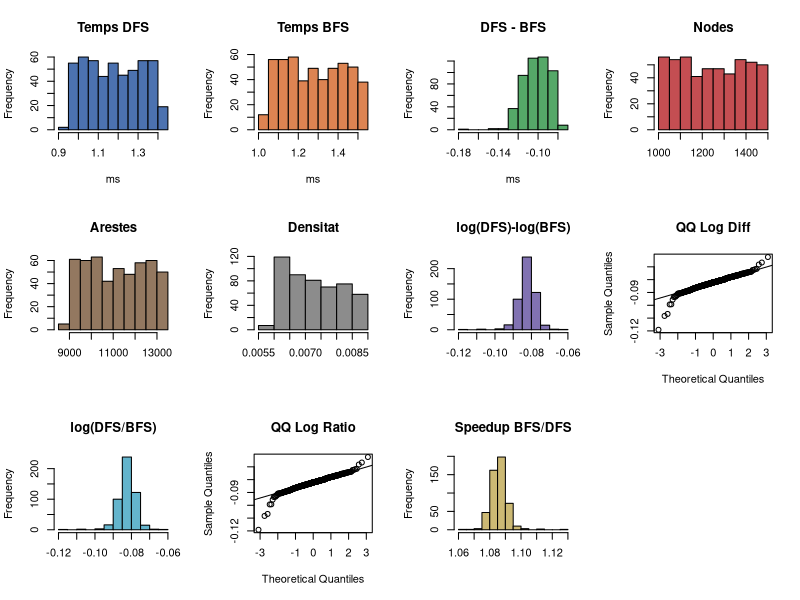
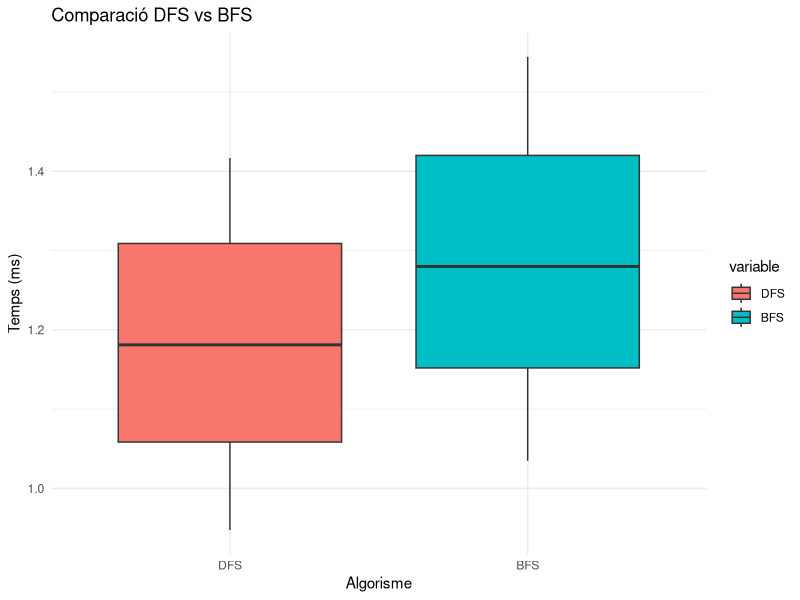

Write R code to recreate these figures, in order.
# MIT License
#
# Copyright (c) 2026 ケイト
#
# Permission is hereby granted, free of charge, to any person obtaining a copy
# of this software and associated documentation files (the "Software"), to deal
# in the Software without restriction, including without limitation the rights
# to use, copy, modify, merge, publish, distribute, sublicense, and/or sell
# copies of the Software, and to permit persons to do so, subject to the
# following conditions:
#
# The above copyright notice and this permission notice shall be included in all
# copies or substantial portions of the Software.
#
# THE SOFTWARE IS PROVIDED "AS IS", WITHOUT WARRANTY OF ANY KIND, EXPRESS OR
# IMPLIED, INCLUDING BUT NOT LIMITED TO THE WARRANTIES OF MERCHANTABILITY,
# FITNESS FOR A PARTICULAR PURPOSE AND NONINFRINGEMENT. IN NO EVENT SHALL THE
# AUTHORS OR COPYRIGHT HOLDERS BE LIABLE FOR ANY CLAIM, DAMAGES OR OTHER
# LIABILITY, WHETHER IN AN ACTION OF CONTRACT, TORT OR OTHERWISE, ARISING FROM,
# OUT OF OR IN CONNECTION WITH THE SOFTWARE OR THE USE OR OTHER DEALINGS IN THE
# SOFTWARE.

###############################################################
# 0. Càrrega segura de llibreries necessàries
# (només s’instal·len si no estan disponibles)
###############################################################
if (!requireNamespace("ggplot2", quietly = TRUE)) {
  install.packages("ggplot2")
}

if (!requireNamespace("reshape2", quietly = TRUE)) {
  install.packages("reshape2")
}

library(ggplot2)
library(reshape2)

# =========================================================
# Llegir dades dels benchmarks
# =========================================================

data_0 <- read.csv(
  "report_0.csv",
  check.names = FALSE,
  stringsAsFactors = FALSE
)

data_1 <- read.csv(
  "report_1.csv",
  check.names = FALSE,
  stringsAsFactors = FALSE
)

data_2 <- read.csv(
  "report_2.csv",
  check.names = FALSE,
  stringsAsFactors = FALSE
)

data_3 <- read.csv(
  "report_3.csv",
  check.names = FALSE,
  stringsAsFactors = FALSE
)

data_4 <- read.csv(
  "report_4.csv",
  check.names = FALSE,
  stringsAsFactors = FALSE
)

# =========================================================
# Funció auxiliar per detectar columnes
# =========================================================

find_col <- function(pattern, data) {

  cols <- colnames(data)

  m <- grep(
    pattern,
    cols,
    ignore.case = TRUE
  )

  if (length(m) == 0) {
    stop(paste("Columna no trobada:", pattern))
  }

  cols[m[1]]
}

# =========================================================
# Detectar columnes
# =========================================================

graph_name_col <- find_col("Graph Name", data_0)
density_col    <- find_col("Density", data_0)
nodes_col      <- find_col("Node Count", data_0)
edges_col      <- find_col("Edge Count", data_0)
start_node_col <- find_col("Start Node", data_0)

bfs_col <- find_col("BFS Time", data_0)
dfs_col <- find_col("DFS Time", data_0)

# =========================================================
# Construir matrius de temps
# Cada columna = una execució
# =========================================================

bfs_times <- cbind(
  data_0[[bfs_col]],
  data_1[[bfs_col]],
  data_2[[bfs_col]],
  data_3[[bfs_col]],
  data_4[[bfs_col]]
)

dfs_times <- cbind(
  data_0[[dfs_col]],
  data_1[[dfs_col]],
  data_2[[dfs_col]],
  data_3[[dfs_col]],
  data_4[[dfs_col]]
)

# =========================================================
# Calcular mitjanes. Per reduir soroll de dades i suavitzar
# variabilitat
# =========================================================

bfs_mean <- rowMeans(
  bfs_times,
  na.rm = TRUE
)

dfs_mean <- rowMeans(
  dfs_times,
  na.rm = TRUE
)

# =========================================================
# Crear dataset final
# =========================================================

paired <- data_0

paired$BFS_Mean <- bfs_mean
paired$DFS_Mean <- dfs_mean

# =========================================================
# Diferència directa
# Negatiu -> DFS més ràpid
# =========================================================

paired$Diff <-
  paired$DFS_Mean -
  paired$BFS_Mean

# =========================================================
# Diferència de logaritmes
# =========================================================

paired$Log_Diff <-
  log(paired$DFS_Mean) -
  log(paired$BFS_Mean)

# =========================================================
# Logaritme del ratio
# =========================================================

paired$Log_Ratio <-
  log(
    paired$DFS_Mean /
    paired$BFS_Mean
  )

# =========================================================
# Ratio original
# < 1 -> DFS més ràpid
# =========================================================

paired$Ratio <-
  paired$DFS_Mean /
  paired$BFS_Mean

# =========================================================
# Speedup
# > 1 -> DFS més ràpid
# =========================================================

paired$Speedup <-
  paired$BFS_Mean /
  paired$DFS_Mean

# =========================================================
# Eliminar files amb NA
# =========================================================

paired <- paired[
  !is.na(paired$BFS_Mean) &
  !is.na(paired$DFS_Mean),
]

cat(
  "Observacions aparellades:",
  nrow(paired),
  "\n"
)

# =========================================================
# Estadística descriptiva
# =========================================================

cat("\n=============================\n")
cat("MITJANES GLOBALS\n")
cat("=============================\n")

cat(
  "DFS Mean:",
  mean(paired$DFS_Mean),
  "ms\n"
)

cat(
  "BFS Mean:",
  mean(paired$BFS_Mean),
  "ms\n"
)

cat(
  "Diff Mean:",
  mean(paired$Diff),
  "ms\n"
)

cat(
  "Mean Ratio DFS/BFS:",
  mean(paired$Ratio),
  "\n"
)

cat(
  "Mean Speedup BFS/DFS:",
  mean(paired$Speedup),
  "\n"
)

# =========================================================
# T-TESTS
# =========================================================

cat("\n=============================\n")
cat("PAIRED T-TEST\n")
cat("=============================\n")

print(
  t.test(
    paired$DFS_Mean,
    paired$BFS_Mean,
    paired = TRUE,
    conf.level = 0.95
  )
)

cat("\n=============================\n")
cat("PAIRED T-TEST LOGS\n")
cat("=============================\n")

print(
  t.test(
    log(paired$DFS_Mean),
    log(paired$BFS_Mean),
    paired = TRUE,
    conf.level = 0.95
  )
)

# =========================================================
# HISTOGRAMES
# =========================================================

png(
  "histograms.png",
  width = 1800,
  height = 1200
)

par(mfrow = c(3, 4))

# =========================================================
# Temps originals
# =========================================================

hist(
  paired$DFS_Mean,
  col = "#4C72B0",
  main = "Temps DFS",
  xlab = "ms"
)

hist(
  paired$BFS_Mean,
  col = "#DD8452",
  main = "Temps BFS",
  xlab = "ms"
)

hist(
  paired$Diff,
  col = "#55A868",
  main = "DFS - BFS",
  xlab = "ms"
)

# =========================================================
# Característiques graf
# =========================================================

hist(
  paired[[nodes_col]],
  col = "#C44E52",
  main = "Nodes",
  xlab = ""
)

hist(
  paired[[edges_col]],
  col = "#937860",
  main = "Arestes",
  xlab = ""
)

hist(
  paired[[density_col]],
  col = "#8C8C8C",
  main = "Densitat",
  xlab = ""
)

# =========================================================
# Diferència logs
# =========================================================

hist(
  paired$Log_Diff,
  col = "#8172B2",
  main = "log(DFS)-log(BFS)",
  xlab = ""
)

qqnorm(
  paired$Log_Diff,
  main = "QQ Log Diff"
)

qqline(paired$Log_Diff)

# =========================================================
# Log ratio
# =========================================================

hist(
  paired$Log_Ratio,
  col = "#64B5CD",
  main = "log(DFS/BFS)",
  xlab = ""
)

qqnorm(
  paired$Log_Ratio,
  main = "QQ Log Ratio"
)

qqline(paired$Log_Ratio)

# =========================================================
# Speedup
# =========================================================

hist(
  paired$Speedup,
  col = "#CCB974",
  main = "Speedup BFS/DFS",
  xlab = ""
)

dev.off()

# =========================================================
# BOXPLOT
# =========================================================

plot_data <- data.frame(
  DFS = paired$DFS_Mean,
  BFS = paired$BFS_Mean
)

melted <- melt(plot_data)

png(
  "boxplot.png",
  width = 800,
  height = 600
)

ggplot(
  melted,
  aes(
    x = variable,
    y = value,
    fill = variable
  )
) +
  geom_boxplot() +
  labs(
    title = "Comparació DFS vs BFS",
    x = "Algorisme",
    y = "Temps (ms)"
  ) +
  theme_minimal()

dev.off()

# =========================================================
# Exportar resultats
# =========================================================

write.csv(
  paired,
  "paired_results.csv",
  row.names = FALSE
)

cat("\nFitxers generats:\n")
cat("- boxplot.png\n")
cat("- histograms.png\n")
cat("- paired_results.csv\n")
